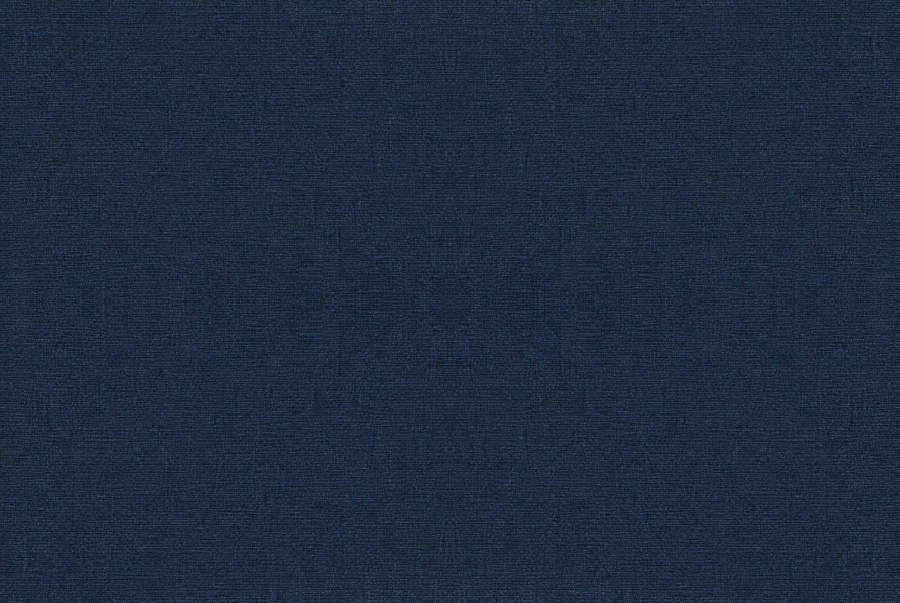
#> input picture shop/assets/bg-PC.jpg, 1800 x 1206 px, given in place of exclusive-stacked.png, which was not available (shown at 1/2 size)
$ python make_ex.py ../assets/bg-PC.jpg ../assets/bg-OS.jpg
#> lines starting #> are read from the running program, lines starting #| are printed output that depends on the picture
### shop/banners/make.py
"""Range banners for the shop: same size (1800x600) and same logo box as the INTROVERT HERE banner.
Usage: python3 make.py <folder with fonts/ (Montserrat ExtraBold) and look/bg-PC.jpg, bg-OS.jpg> <output folder>
Taglines: build(coll, ["line one", "line two"], "hero-SH.jpg")."""
import sys, numpy as np
from PIL import Image, ImageDraw, ImageFont
from scipy.ndimage import gaussian_filter
R="/home/user/introvert-here-renderer/"; S=sys.argv[1]; OUT=sys.argv[2]
FONT=S+"/fonts/expo-google-fonts-montserrat-0.4.2/800ExtraBold/Montserrat_800ExtraBold.ttf"
W,H=1800,600
# IH banner (2400x800) logo frame spans x 24..1131, y 68..646 -> logo png frame starts at (1163,38), 2176 wide
SC=(1131-24)/2176*0.75; OX=24*0.75-1163*SC; OY=68*0.75-38*SC
LOGOS={"IH":R+"brand-logos/main-collections/introvert-here-stacked.png","SH":R+"brand-logos/main-collections/shhh-stacked.png","PC":R+"brand-logos/main-collections/per-contract-stacked.png",
       "OS":R+"brand-logos/off-the-shelf/off-the-shelf-logo-stacked-metallic.png"}
# [12 lines left out: functions background, blend, not called in this run]
def logo_layer(c):
#> called with c = 'EX'
    L=Image.open(LOGOS[c]).convert("RGBA"); L=L.resize((round(L.width*SC),round(L.height*SC)),Image.LANCZOS)
    o=Image.new("RGBA",(W,H)); o.alpha_composite(L,(round(OX),round(OY))); return np.asarray(o).astype(np.float32)/255
#> after `o = Image.new('RGBA', (W, H))`: o: PIL image 1800x600 RGBA; every value is 0
# [14 lines left out: functions text_layer, build, not called in this run]
# [3 lines that do not run on import are left out]

### shop/banners/make_ex.py
"""Exclusive's shop banner: a tabloid front page (Barry, 20 Nov 2026).

Soft cream newsprint made here (no stock photo), with the red EXCLUSIVE. logo printed into it like a masthead (ink
only darkens the paper, so the white lettering is bare paper), then a headline in Anton (the tee headline font), an
italic sub-heading between two rules, and a last line, all set to the same width.
The italic sub-heading is Newsreader Italic, the tee's body font (read from a PDF export of the tee design).

Usage: python3 make_ex.py <fonts folder> <output folder>
The fonts folder holds Anton_400Regular.ttf and Newsreader_400Regular_Italic.ttf (Google Fonts).
"""
import sys, os
import numpy as np
from PIL import Image, ImageDraw, ImageFont
from scipy.ndimage import gaussian_filter
sys.path.insert(0, os.path.dirname(os.path.abspath(__file__)))
from make import W, H, SC, OX, OY, LOGOS, R, logo_layer   # same size and logo position as the other range banners
FONTS, OUT = sys.argv[1], sys.argv[2]
LOGOS["EX"] = R + "brand-logos/main-collections/exclusive-stacked.png"
rng=np.random.default_rng(21)
def n(sig,sy=None):
    x=gaussian_filter(rng.normal(0,1,(H,W)),sig if sy is None else (sy,sig)); return x/x.std()
def paper(base=(241,227,194)):
    """Soft, warm, slightly blotchy tabloid paper (made here, in the style of Barry's reference pictures)."""
    B=np.ones((H,W,3),np.float32)*np.array(base,np.float32)/255
    cloud=0.6*n(90)+0.4*n(35)                     # big soft blotches
    B=B*(1+0.045*cloud)[...,None]
    B[...,2]*=(1-0.035*cloud)                     # darker patches are also yellower
    vein=np.clip(np.abs(n(28))<0.035,0,1).astype(np.float32); vein=gaussian_filter(vein,1.2)
    B=B*(1-0.0*vein)[...,None]                   # faint creases
    B=B*(1+0.018*n(0.7)+0.012*n(3,0.5))[...,None] # fine pulp grain
    return np.clip(B,0,1)
def printed(P,layer,seed,strength=1.0,spread=0.7,dropout=0.10):
    """Print a layer onto the paper with ink: ink only darkens (multiplies), so whites are bare paper; coverage is a
    little uneven, edges soak slightly into the pulp, and specks of paper show through."""
    r=np.random.default_rng(seed)
    a=gaussian_filter(layer[...,3],spread); c=layer[...,:3]
    cb=np.stack([gaussian_filter(c[...,i]*layer[...,3],spread) for i in range(3)],-1)/np.maximum(a,1e-4)[...,None]
    cov=gaussian_filter(r.normal(0,1,(H,W)),1.0); cov/=cov.std(); patch=gaussian_filter(r.normal(0,1,(H,W)),25); patch/=patch.std()
    tex=P.mean(2); tex=(tex-gaussian_filter(tex,4))/0.02      # paper's own grain pushes the ink around
    k=np.clip(strength*(0.96+0.012*cov+0.012*patch+0.012*tex),0,1)
    k=k*(1-np.clip((gaussian_filter(r.random((H,W)),0.6)-0.5)*14-3.6,0,1)*dropout*4)   # tiny missed specks
    ink=1-(a*np.clip(k,0,1))[...,None]*(1-np.clip(cb,0,1))    # transmittance per channel
    return P*ink

def sun_red(layer):
    """Repaint the logo's red as a brighter, flatter tabloid red; whites stay white (bare paper once printed)."""
    c=layer[...,:3]; red=np.clip((c[...,0]-c[...,1])*1.6,0,1)[...,None]; grey=c.mean(2,keepdims=True)
    out=layer.copy(); out[...,:3]=red*np.array([0.93,0.07,0.11])+(1-red)*np.where(grey>0.5,1.0,c)
    return out
PF=FONTS+"/Newsreader_400Regular_Italic.ttf"; AN=FONTS+"/Anton_400Regular.ttf"
X0,X1=934,1768
def fit(d,text,path,k,width,start):
    size=start
    while d.textlength(text,font=ImageFont.truetype(path,size*k))>width*k: size-=1
    while d.textlength(text,font=ImageFont.truetype(path,(size+1)*k))<=width*k: size+=1
    return ImageFont.truetype(path,size*k)
def front_page(body):
    """Headline, a rule, the sub-heading, a rule and a last line, all set to the same width like a front page."""
    k=3; o=Image.new("RGBA",(W*k,H*k)); d=ImageDraw.Draw(o); ink=(16,15,15,255); wd=X1-X0
    y=round(OY+38*SC)*k                              # level with the top of the logo
    def line(text,path,gap_after,start=60):
        nonlocal y
        f=fit(d,text,path,k,wd,start); b=d.textbbox((0,0),text,font=f)
        d.text((X0*k-b[0],y-b[1]),text,font=f,fill=ink); y+=b[3]-b[1]+gap_after*k
    def rule(gap_after):
        nonlocal y
        d.rectangle([X0*k,y,X1*k,y+3*k],fill=ink); y+=(3+gap_after)*k
    line("NO FURTHER COMMENT",AN,58,120); rule(56)
    line(body,PF,60,40); rule(56)
    line("SPOKESPERSON UNAVAILABLE. BY CHOICE.",AN,0,40)
    return np.asarray(o.resize((W,H),Image.LANCZOS)).astype(np.float32)/255
P=paper()
B=printed(P,sun_red(logo_layer("EX")),3,strength=1.0)
#> in printed, `k=np.clip(strength*(0.96+0.012*cov+0.012*patch+0.012*tex),0,1)`:
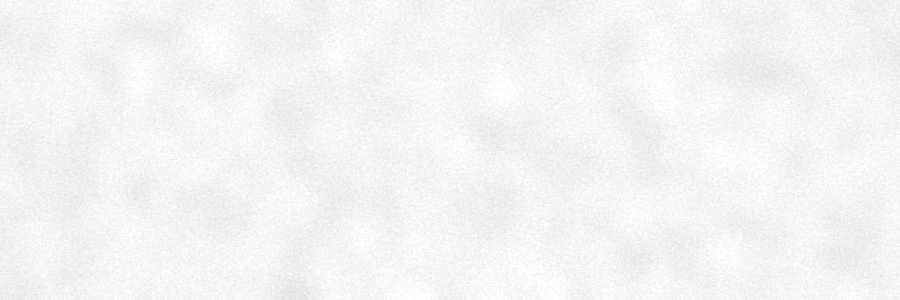
#> k: shape (600, 1800) float64 (shown at 1/2 size); min 0.858, max 1, mean 0.957
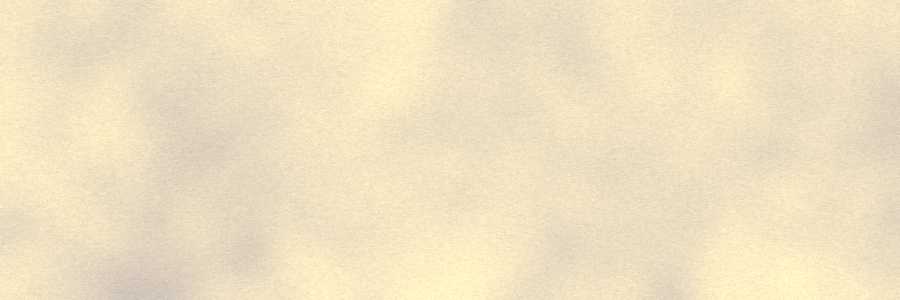
#> P: shape (600, 1800, 3) float64 (shown at 1/2 size); mean of channels 0, 1, 2 0.94, 0.886, 0.759; drawn as R, G, B
B=printed(B,front_page("Introvert declines to elaborate. Predictably."),5,strength=0.97,spread=0.55,dropout=0.05)
#> in front_page, `o = Image.new('RGBA', (W * k, H * k))`: o: PIL image 5400x1800 RGBA; every value is 0
#> in line, `b = d.textbbox((0, 0), text, font=f)`: b = (0, 39, 2484, 196)
#> in line, `y += b[3] - b[1] + gap_after * k`: y = 484
#> in rule, `y += (3 + gap_after) * k`: y = 661
#> call 2 of printed, with seed = 5, strength = 0.97, spread = 0.55, dropout = 0.05
#> in printed (call 2), `cb=np.stack([gaussian_filter(c[...,i]*layer[...,3],spread) for i in ra..`:
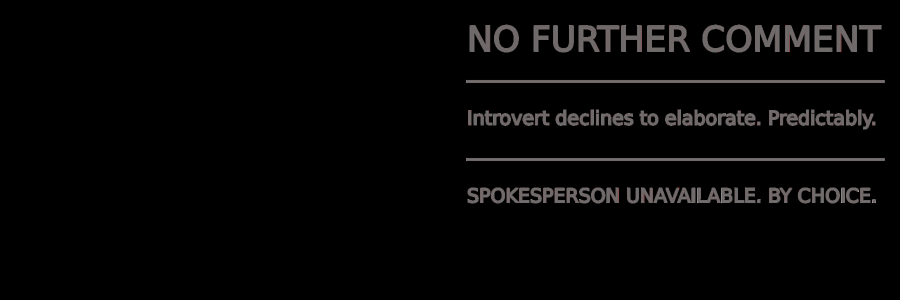
#> cb: shape (600, 1800, 3) float32 (shown at 1/2 size); mean of channels 0, 1, 2 0.00335, 0.00313, 0.00313; drawn with min black and max white
#> in printed (call 2), `patch = gaussian_filter(r.normal(0, 1, (H, W)), 25)`:
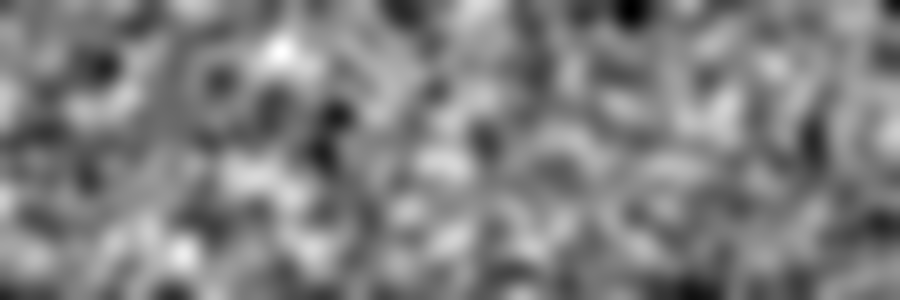
#> patch: shape (600, 1800) float64 (shown at 1/2 size); min -0.0475, max 0.0465, mean -0.000551; drawn with min black and max white
#> in printed (call 2), `tex = P.mean(2)`:
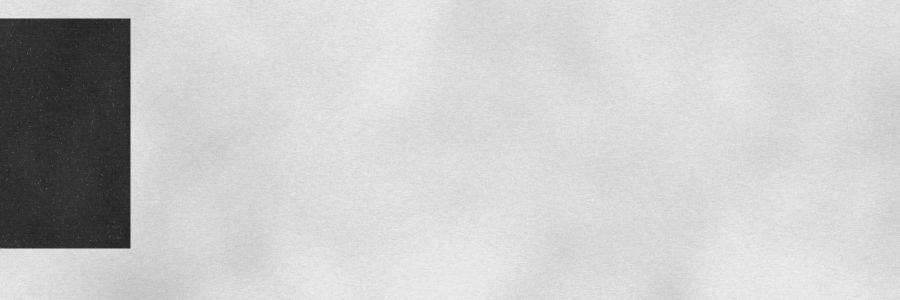
#> tex: shape (600, 1800) float64 (shown at 1/2 size); min 0.112, max 0.949, mean 0.786
#> in printed (call 2), `tex = (tex - gaussian_filter(tex, 4)) / 0.02`:
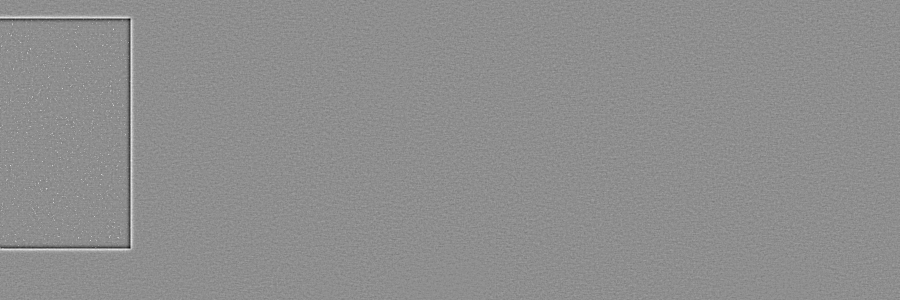
#> tex: shape (600, 1800) float64 (shown at 1/2 size); min -19.31, max 15.32, mean -1.31e-14; drawn with min black and max white
#> in printed (call 2), `return P*ink`:
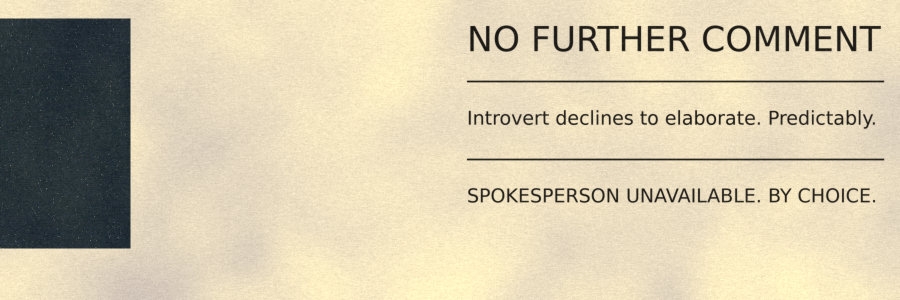
#> returned value: shape (600, 1800, 3) float64 (shown at 1/2 size); mean of channels 0, 1, 2 0.827, 0.785, 0.679; drawn as R, G, B
Image.fromarray((np.clip(B,0,1)*255).astype(np.uint8)).save(OUT+"/hero-EX.jpg",quality=90)
